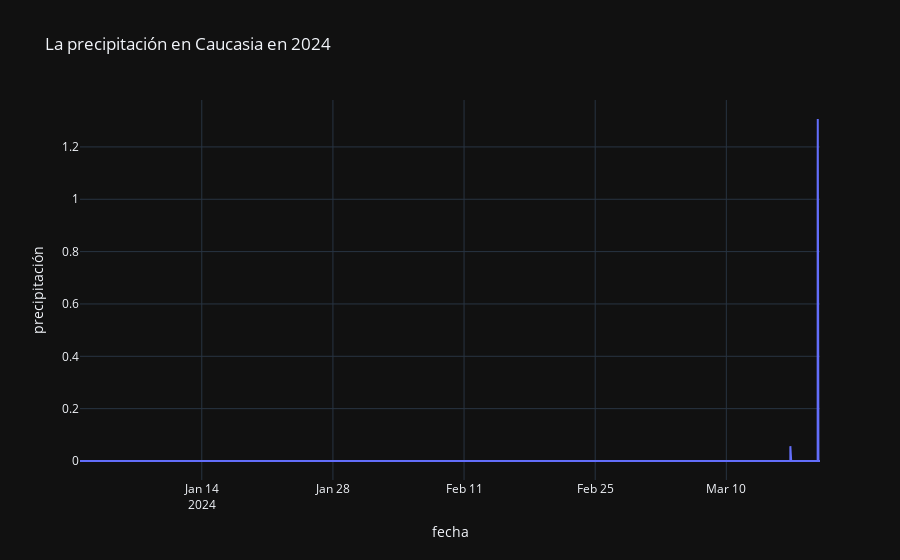

Notebook source saved alongside this figure:
### Code cell
import plotly.graph_objects as go 

fig = go.Figure() 

fig.add_trace(go.Scatter(x = df.fecha, y = df.precipitacion,\
                          mode = 'lines', name = 'Precipitacion en Caucasia'))

fig.update_layout(title = 'La precipitación en Caucasia en 2024', \
                  xaxis_title = 'fecha', \
                    yaxis_title = 'precipitación', \
                        template = 'plotly_dark')

### Figure 1 — Plotly figure (JSON) as saved in the notebook; plotly's stock layout.template omitted (floating-point values rounded to 4 significant figures; data arrays with more than 128 entries replaced by an {"elided": "..."} marker saying what was removed)
{"data": [{"mode": "lines", "name": "Precipitacion en Caucasia", "type": "scatter", "x": {"elided": "25871 str values"}, "y": {"elided": "25871 float values"}}], "layout": {"title": {"text": "La precipitación en Caucasia en 2024"}, "xaxis": {"title": {"text": "fecha"}}, "yaxis": {"title": {"text": "precipitación"}}}}
